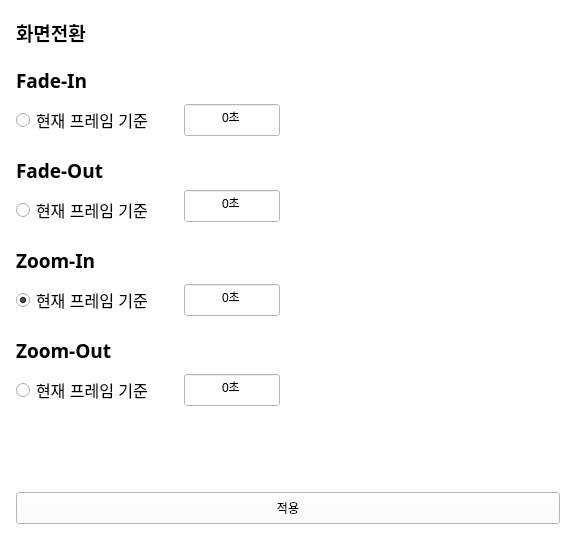
    <widget class="QWidget" name="w_transition" native="true">
     <property name="geometry">
      <rect>
       <x>0</x>
       <y>0</y>
       <width>576</width>
       <height>540</height>
      </rect>
     </property>
     <property name="styleSheet">
      <string notr="true">background-color: #ffffff;</string>
     </property>
     <widget class="QLabel" name="label_38">
      <property name="geometry">
       <rect>
        <x>16</x>
        <y>16</y>
        <width>91</width>
        <height>32</height>
       </rect>
      </property>
      <property name="font">
       <font>
        <family>Noto Sans KR</family>
        <pointsize>14</pointsize>
        <bold>true</bold>
       </font>
      </property>
      <property name="text">
       <string>화면전환</string>
      </property>
     </widget>
     <widget class="QLabel" name="label_39">
      <property name="geometry">
       <rect>
        <x>16</x>
        <y>64</y>
        <width>91</width>
        <height>32</height>
       </rect>
      </property>
      <property name="font">
       <font>
        <family>Noto Sans KR</family>
        <pointsize>14</pointsize>
        <bold>true</bold>
       </font>
      </property>
      <property name="text">
       <string>Fade-In</string>
      </property>
     </widget>
     <widget class="QPushButton" name="btn_transition_apply">
      <property name="geometry">
       <rect>
        <x>16</x>
        <y>492</y>
        <width>544</width>
        <height>32</height>
       </rect>
      </property>
      <property name="styleSheet">
       <string notr="true"/>
      </property>
      <property name="text">
       <string>적용</string>
      </property>
      <property name="autoDefault">
       <bool>false</bool>
      </property>
      <property name="flat">
       <bool>false</bool>
      </property>
     </widget>
     <widget class="QRadioButton" name="rbtn_transition_fadein">
      <property name="geometry">
       <rect>
        <x>16</x>
        <y>104</y>
        <width>152</width>
        <height>32</height>
       </rect>
      </property>
      <property name="font">
       <font>
        <pointsize>12</pointsize>
       </font>
      </property>
      <property name="text">
       <string>현재 프레임 기준</string>
      </property>
      <property name="checked">
       <bool>false</bool>
      </property>
     </widget>
     <widget class="QLineEdit" name="edt_transition_zoomout_range">
      <property name="geometry">
       <rect>
        <x>184</x>
        <y>104</y>
        <width>96</width>
        <height>32</height>
       </rect>
      </property>
      <property name="text">
       <string>0초</string>
      </property>
      <property name="alignment">
       <set>Qt::AlignCenter</set>
      </property>
     </widget>
     <widget class="QLabel" name="label_41">
      <property name="geometry">
       <rect>
        <x>16</x>
        <y>154</y>
        <width>91</width>
        <height>32</height>
       </rect>
      </property>
      <property name="font">
       <font>
        <family>Noto Sans KR</family>
        <pointsize>14</pointsize>
        <bold>true</bold>
       </font>
      </property>
      <property name="text">
       <string>Fade-Out</string>
      </property>
     </widget>
     <widget class="QLineEdit" name="edt_transition_zoomin_range">
      <property name="geometry">
       <rect>
        <x>184</x>
        <y>190</y>
        <width>96</width>
        <height>32</height>
       </rect>
      </property>
      <property name="text">
       <string>0초</string>
      </property>
      <property name="alignment">
       <set>Qt::AlignCenter</set>
      </property>
     </widget>
     <widget class="QRadioButton" name="rbtn_transition_fadeout">
      <property name="geometry">
       <rect>
        <x>16</x>
        <y>194</y>
        <width>152</width>
        <height>32</height>
       </rect>
      </property>
      <property name="font">
       <font>
        <pointsize>12</pointsize>
       </font>
      </property>
      <property name="text">
       <string>현재 프레임 기준</string>
      </property>
      <property name="checked">
       <bool>false</bool>
      </property>
     </widget>
     <widget class="QLineEdit" name="edt_transition_fadeout_range">
      <property name="geometry">
       <rect>
        <x>184</x>
        <y>284</y>
        <width>96</width>
        <height>32</height>
       </rect>
      </property>
      <property name="text">
       <string>0초</string>
      </property>
      <property name="alignment">
       <set>Qt::AlignCenter</set>
      </property>
     </widget>
     <widget class="QRadioButton" name="rbtn_transition_zoomin">
      <property name="geometry">
       <rect>
        <x>16</x>
        <y>284</y>
        <width>152</width>
        <height>32</height>
       </rect>
      </property>
      <property name="font">
       <font>
        <pointsize>12</pointsize>
       </font>
      </property>
      <property name="text">
       <string>현재 프레임 기준</string>
      </property>
      <property name="checked">
       <bool>true</bool>
      </property>
     </widget>
     <widget class="QLabel" name="label_42">
      <property name="geometry">
       <rect>
        <x>16</x>
        <y>244</y>
        <width>91</width>
        <height>32</height>
       </rect>
      </property>
      <property name="font">
       <font>
        <family>Noto Sans KR</family>
        <pointsize>14</pointsize>
        <bold>true</bold>
       </font>
      </property>
      <property name="text">
       <string>Zoom-In</string>
      </property>
     </widget>
     <widget class="QLineEdit" name="edt_transition_fadein_range">
      <property name="geometry">
       <rect>
        <x>184</x>
        <y>374</y>
        <width>96</width>
        <height>32</height>
       </rect>
      </property>
      <property name="text">
       <string>0초</string>
      </property>
      <property name="alignment">
       <set>Qt::AlignCenter</set>
      </property>
     </widget>
     <widget class="QRadioButton" name="rbtn_transition_zoomout">
      <property name="geometry">
       <rect>
        <x>16</x>
        <y>374</y>
        <width>152</width>
        <height>32</height>
       </rect>
      </property>
      <property name="font">
       <font>
        <pointsize>12</pointsize>
       </font>
      </property>
      <property name="text">
       <string>현재 프레임 기준</string>
      </property>
      <property name="checked">
       <bool>false</bool>
      </property>
     </widget>
     <widget class="QLabel" name="label_43">
      <property name="geometry">
       <rect>
        <x>16</x>
        <y>334</y>
        <width>101</width>
        <height>32</height>
       </rect>
      </property>
      <property name="font">
       <font>
        <family>Noto Sans KR</family>
        <pointsize>14</pointsize>
        <bold>true</bold>
       </font>
      </property>
      <property name="text">
       <string>Zoom-Out</string>
      </property>
     </widget>
    </widget>
